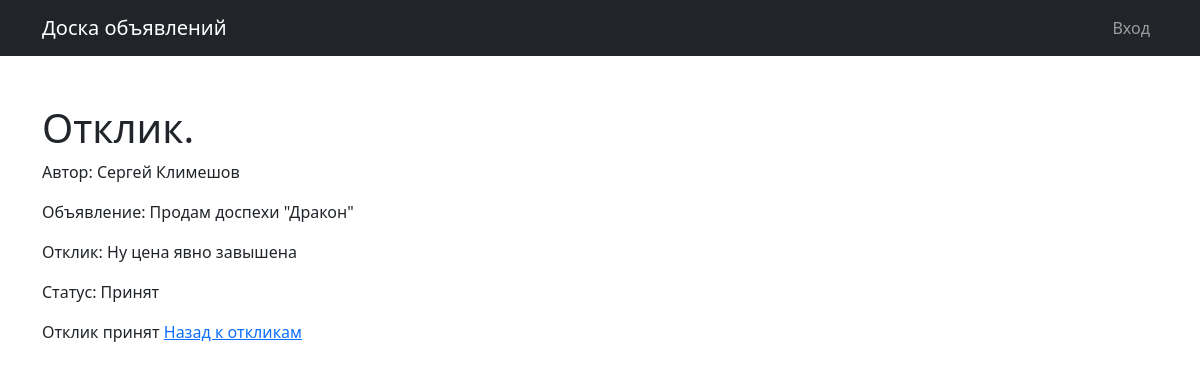
Screenshot of /responses/1 with the database file from the repository.
### Callboardapp/models.py (models this page shows, shortened)
class Response(models.Model):
   author = models.ForeignKey(Author, on_delete=models.CASCADE)
   call = models.ForeignKey(Call, on_delete=models.CASCADE)
   text = models.TextField()
   STATUSES = [
       ('WAITING', 'Ожидает ответа'),
       ('ACCEPTED', 'Принят'),
   ]
   status = models.CharField(max_length=10, choices=STATUSES, default='WAITING')

class Author(models.Model):
   author_user = models.OneToOneField(User, on_delete=models.CASCADE)
   def __str__(self):
       return f'{self.author_user.first_name} {self.author_user.last_name} '

class Call(models.Model):
   author = models.ForeignKey(Author, on_delete=models.CASCADE)
   category = models.ManyToManyField(Category, related_name='CategoryCall')
   title = models.CharField(max_length=64)
   text = models.TextField()
   content = RichTextUploadingField(blank=True)

### Callboardapp/views.py (the view)
# urls.py: path('responses/<int:pk>', ResponseDetail.as_view(), name='response_detail'),
class ResponseDetail(DetailView):
    model = Response
    template_name = 'response.html'
    context_object_name = 'response'

### templates/response.html (shortened to what this page needs)
{% extends 'index.html' %}
{% block content %}
    <h1>Отклик.</h1>
    {% if response %}
        <p> Автор: {{ response.author }} </p>
        <p> Объявление: {{ response.call.title }} </p>
        <p> Отклик: {{ response.text }} </p>
        <p> Статус: {{ response.get_status_display }} </p>
    {% else %}
        <p> Нет такого отклика! </p>
    {% endif %}
    {% if response.status == 'WAITING' %}
        <a href="{% url 'response_accept' pk=response.id %}">Принять отклик</a>
        <a href="{% url 'response_delete' pk=response.id %}">Удалить отклик</a>
    {% else %}
        <a>Отклик принят</a>
    {% endif %}
<a href="{% url 'user_responses' %}">Назад к откликам</a>
{% endblock content %}

### rows the page displays
Response: author "Сергей Климешов", call "Продам доспехи \"Дракон\"", text "Ну цена явно завышена", status "Принят"
